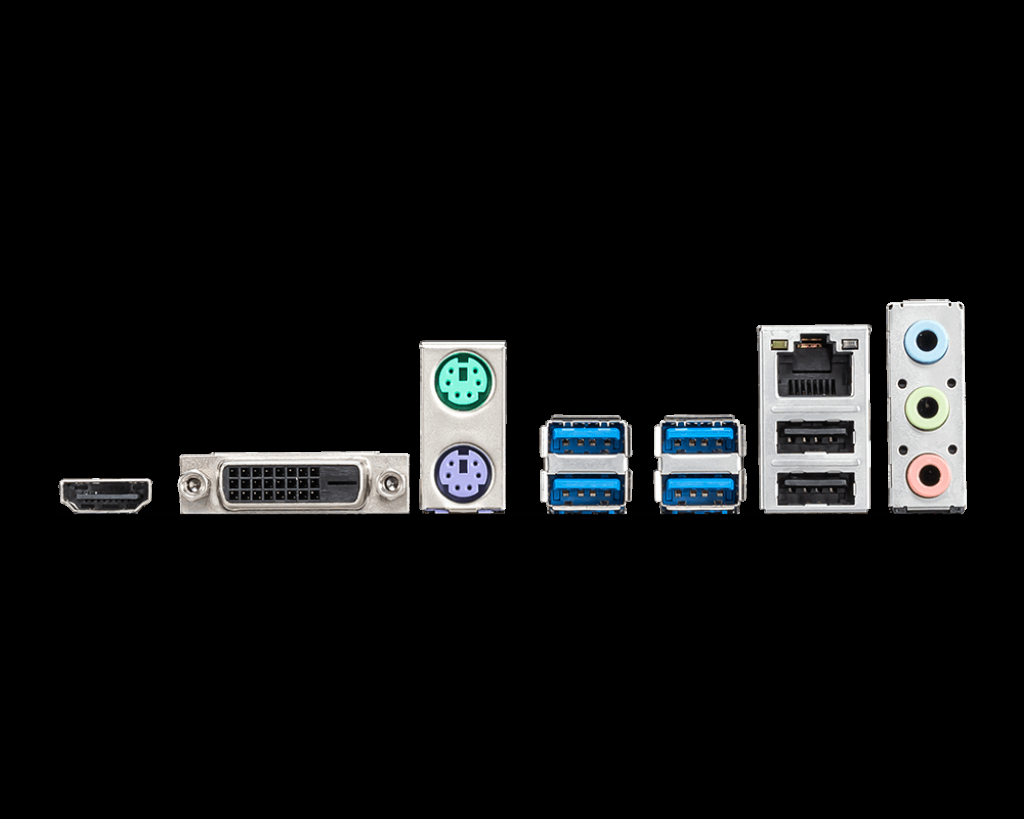
#> input picture IO pics/MSI-A520m.png, 1024 x 819 px
$ python interactive_selector.py
#> lines starting #> are read from the running program, lines starting #| are printed output that depends on the picture; after the words box and inside, x2 and y2 are one past the last pixel; in counts of white or black regions, pixels touching at a corner belong together
#> further down, img is the input picture: shape (819, 1024, 3); mean B, G, R 16.4, 16, 15.1
### port_mask_applicator.py
import cv2
import json
import numpy as np
import os
from pathlib import Path

class PortMaskApplicator:
    """
    Detects ports on motherboard IO panels and applies pre-made cutout masks.

    Directory structure expected:
    templates/
        usb/
            reference.png       # Reference image of the port for detection
        hdmi/
            reference.png
        ...
    cutouts/
        usb.png                # Pre-made cutout mask (white with black port shape)
        hdmi.png
        ...
    """

    # Known physical dimensions (width_mm, height_mm) of what each template depicts.
    # These must match what the template image actually shows (housing, bezel, etc.),
    # not just the bare connector opening.
    PORT_PHYSICAL_DIMENSIONS = {
        'usb': (12.4, 4.5),       # USB Type-A receptacle housing
        'usb_c': (8.9, 3.2),      # USB Type-C receptacle
        'hdmi': (14.0, 4.6),      # HDMI Type-A
        'dp': (16.1, 4.4),        # DisplayPort
        'vga': (30.8, 12.0),      # VGA D-Sub 15 housing
        'dvi': (37.0, 13.0),      # DVI housing
        'ps2': (13.0, 13.0),      # PS/2 circular housing
        'audio': (6.5, 6.5),      # 3.5mm audio jack
        'optical_audio': (8.0, 8.0),  # Optical S/PDIF
        'ethernet': (15.9, 13.1),  # RJ45 jack housing
        'screw': (5.0, 5.0),      # Screw hole
        'wifi': (10.0, 10.0),     # WiFi antenna connector
    }

    def __init__(self, templates_dir="templates", cutouts_dir="cutouts"):
#> called with templates_dir = 'templates', cutouts_dir = 'cutouts'
        self.templates_dir = templates_dir
        self.cutouts_dir = cutouts_dir
        self.port_configs = {}
        self.load_port_configurations()

    def load_port_configurations(self):
        """Load all port templates and their corresponding cutouts.

        Each port type folder can contain multiple template .png files
        (e.g. ethernet.png, ethernet2.png, ethernet_angled.png).
        All will be used during detection to improve matching across
        different manufacturers and angles.
        """
        if not os.path.exists(self.templates_dir):
            print(f"Warning: Templates directory '{self.templates_dir}' not found.")
            return

        if not os.path.exists(self.cutouts_dir):
            print(f"Warning: Cutouts directory '{self.cutouts_dir}' not found.")
            return

        # Port types to look for
        port_types = ['usb', 'vga', 'hdmi', 'dp', 'usb_c', 'dvi', 'ps2',
                     'audio', 'optical_audio', 'ethernet', 'screw', 'wifi']

        # Mapping from port_type to actual template directory name (case-insensitive file systems)
        dir_name_map = {
            'usb_c': 'usb-c',
            'wifi': 'Wi-Fi',
        }

        for port_type in port_types:
            dir_name = dir_name_map.get(port_type, port_type)
            template_dir = os.path.join(self.templates_dir, dir_name)
            cutout_path = os.path.join(self.cutouts_dir, f"{port_type}.png")

            if not os.path.isdir(template_dir) or not os.path.exists(cutout_path):
                continue

            cutout = cv2.imread(cutout_path, cv2.IMREAD_GRAYSCALE)
            if cutout is None:
                continue

            # Load all .png files from the template directory
            templates_gray = []
            for fname in sorted(os.listdir(template_dir)):
                if not fname.lower().endswith('.png'):
                    continue
                tpath = os.path.join(template_dir, fname)
                timg = cv2.imread(tpath)
                if timg is not None:
                    templates_gray.append(cv2.cvtColor(timg, cv2.COLOR_BGR2GRAY))

            if templates_gray:
                self.port_configs[port_type] = {
                    'templates_gray': templates_gray,
                    'cutout': cutout,
                }
                sizes = ", ".join(f"{t.shape[1]}x{t.shape[0]}" for t in templates_gray)
                print(f"Loaded {port_type}: {len(templates_gray)} template(s) [{sizes}], "
                      f"cutout {cutout.shape[1]}x{cutout.shape[0]}")

        if not self.port_configs:
            print("\nNo port configurations loaded!")
            print("Please set up the following directory structure:")
            print("  templates/")
            print("    usb/usb.png, usb2.png, ...")
            print("    hdmi/hdmi.png, hdmi2.png, ...")
            print("    ...")
            print("  cutouts/")
            print("    usb.png")
            print("    hdmi.png")
            print("    ...")

    # [435 lines left out: functions detect_ports, detect_port_in_region, calibrate_from_detections, filter_by_physical_size, _non_max_suppression, _iou and 3 more, not called in this run]


# [10 lines that do not run on import are left out]

### interactive_selector.py
"""
Interactive port selector for Shield-Me.

The user draws rough bounding boxes around ports on the motherboard image
and selects the port type via keyboard shortcut. Template matching runs
within each drawn region to refine the exact position and size.
"""

import cv2
import json
import numpy as np
import os


class InteractivePortSelector:
    """
    OpenCV-based interactive window for marking ports on a motherboard
    IO panel image. Each drawn rectangle is refined via template matching
    within the drawn region.

    Produces detections in the same tuple format as
    PortMaskApplicator.detect_ports():
        (x, y, w, h, scale, port_type, confidence)
    """

    WINDOW_NAME = "Shield-Me: Mark Ports"
    MAX_DISPLAY_WIDTH = 1400
    MAX_DISPLAY_HEIGHT = 900

    KEY_MAP = {
        ord('u'): 'usb',
        ord('c'): 'usb_c',
        ord('h'): 'hdmi',
        ord('d'): 'dp',
        ord('v'): 'vga',
        ord('i'): 'dvi',
        ord('p'): 'ps2',
        ord('a'): 'audio',
        ord('o'): 'optical_audio',
        ord('e'): 'ethernet',
        ord('s'): 'screw',
        ord('w'): 'wifi',
    }

    COLORS = {
        'usb':           (255, 0, 0),
        'vga':           (128, 0, 128),
        'hdmi':          (0, 255, 0),
        'dp':            (0, 165, 255),
        'usb_c':         (255, 255, 0),
        'dvi':           (203, 192, 255),
        'ps2':           (147, 20, 255),
        'audio':         (255, 0, 255),
        'optical_audio': (180, 105, 255),
        'ethernet':      (0, 255, 255),
        'screw':         (0, 128, 128),
        'wifi':          (255, 128, 0),
    }

    def __init__(self, image, applicator, image_name=None, config_dir="saved_configs"):
        """
        Args:
            image: Original BGR image (full resolution).
            applicator: PortMaskApplicator instance (for region-scoped detection).
            image_name: Original image filename (for save/load config matching).
            config_dir: Directory to store/load saved configurations.
        """
#> called with image_name = 'MSI-A520m.png', config_dir = 'saved_configs'
        self._original_image = image
        self._applicator = applicator
        self._image_name = image_name
        self._config_dir = config_dir
        self._detections = []       # final detection tuples (original coords)
        self._is_refined = []       # True if CV-refined, False if fallback
        self._current_port = 'usb'
        self._drawing = False
        self._drag_start = None     # (x, y) in display coords
        self._drag_current = None
        self._show_help = True
        self._cancelled = False
        self._threshold = 0.5

        # Load saved config if available
        self._load_config()

        # Compute display scaling
        orig_h, orig_w = image.shape[:2]
        scale_w = self.MAX_DISPLAY_WIDTH / orig_w
        scale_h = self.MAX_DISPLAY_HEIGHT / orig_h
        self._scale_factor = min(scale_w, scale_h, 1.0)

        disp_w = int(orig_w * self._scale_factor)
        disp_h = int(orig_h * self._scale_factor)
        if self._scale_factor < 1.0:
            self._display_image = cv2.resize(image, (disp_w, disp_h))
        else:
            self._display_image = image.copy()

    # ------------------------------------------------------------------
    # Config save / load
    # ------------------------------------------------------------------

    def _config_path(self):
        """Return the JSON config path for the current image, or None."""
        if not self._image_name:
            return None
        stem = os.path.splitext(self._image_name)[0]
        return os.path.join(self._config_dir, f"{stem}.json")

    def _load_config(self):
        """Load previously saved detections for this image, if any."""
        path = self._config_path()
        if path is None or not os.path.isfile(path):
            return

        try:
            with open(path, "r") as f:
                data = json.load(f)
        except (json.JSONDecodeError, OSError):
            return

        for d in data.get("detections", []):
            det = (d["x"], d["y"], d["w"], d["h"],
                   d["scale"], d["port_type"], d["confidence"])
            self._detections.append(det)
            self._is_refined.append(d.get("is_refined", False))

        if self._detections:
            print(f"  Loaded {len(self._detections)} saved detection(s) from {path}")

    def _save_config(self):
        """Persist current detections to JSON for this image."""
        path = self._config_path()
        if path is None:
            return

        os.makedirs(self._config_dir, exist_ok=True)

        entries = []
        for det, refined in zip(self._detections, self._is_refined):
            x, y, w, h, scale, port_type, confidence = det
            entries.append({
                "x": int(x), "y": int(y), "w": int(w), "h": int(h),
                "scale": float(scale), "port_type": port_type,
                "confidence": float(confidence), "is_refined": refined,
            })

        data = {
            "image_filename": self._image_name,
            "detections": entries,
        }

        with open(path, "w") as f:
            json.dump(data, f, indent=2)

        print(f"  Config saved to {path}")

    def run(self):
        """
        Display the interactive window. Blocks until the user finalizes
        or cancels.

        Returns:
            List of detection tuples in original image coordinates, or
            empty list if cancelled.
        """
        cv2.namedWindow(self.WINDOW_NAME, cv2.WINDOW_AUTOSIZE)
        cv2.setMouseCallback(self.WINDOW_NAME, self._mouse_callback)

        print("\n" + "=" * 70)
        print("INTERACTIVE PORT SELECTOR")
        print("=" * 70)
        print("Select port type with keyboard, then click+drag to mark it.")
        print("[]/[] to adjust CV threshold, [?] for help, [Enter/q] done, [Esc] cancel.\n")

        while True:
            frame = self._render_frame()
            cv2.imshow(self.WINDOW_NAME, frame)

            key = cv2.waitKey(30) & 0xFF

            if key == 13 or key == ord('q'):  # Enter or q
                break
            elif key == 27:  # Escape
                self._cancelled = True
                break
            elif key == ord('z'):
                if self._detections:
                    removed = self._detections.pop()
                    self._is_refined.pop()
                    print(f"  Undo: removed {removed[5]}")
            elif key == ord('?'):
                self._show_help = not self._show_help
            elif key == ord(']'):
                self._threshold = min(0.95, self._threshold + 0.05)
                print(f"  Threshold: {self._threshold:.2f}")
            elif key == ord('['):
                self._threshold = max(0.05, self._threshold - 0.05)
                print(f"  Threshold: {self._threshold:.2f}")
            elif key in self.KEY_MAP:
                self._current_port = self.KEY_MAP[key]
                print(f"  Selected: {self._current_port}")

        cv2.destroyWindow(self.WINDOW_NAME)

        if self._cancelled:
            print("Selection cancelled.")
            return []

        self._save_config()
        print(f"\nFinalized {len(self._detections)} port(s).")
        return list(self._detections)

    # ------------------------------------------------------------------
    # Mouse handling
    # ------------------------------------------------------------------

    # [81 lines left out: functions _mouse_callback, _commit_rectangle, _delete_at, _display_to_original, not called in this run]

    def _original_to_display(self, ox, oy):
        return int(ox * self._scale_factor), int(oy * self._scale_factor)

    # ------------------------------------------------------------------
    # Rendering
    # ------------------------------------------------------------------

    def _render_frame(self):
        frame = self._display_image.copy()

        # Draw committed detections
        for idx, det in enumerate(self._detections):
            x, y, w, h, _, port_type, conf = det
            dx1, dy1 = self._original_to_display(x, y)
            dx2, dy2 = self._original_to_display(x + w, y + h)
            color = self.COLORS.get(port_type, (0, 0, 255))
            refined = self._is_refined[idx]

            if refined:
                cv2.rectangle(frame, (dx1, dy1), (dx2, dy2), color, 2)
            else:
                # Dashed rectangle for fallback detections
                self._draw_dashed_rect(frame, (dx1, dy1), (dx2, dy2), color)

            label = f"{port_type} ({conf:.2f})"
            cv2.putText(frame, label, (dx1, dy1 - 5),
                        cv2.FONT_HERSHEY_SIMPLEX, 0.45, color, 1)

        # Rubber-band rectangle while dragging
        if self._drawing and self._drag_start and self._drag_current:
            color = self.COLORS.get(self._current_port, (0, 0, 255))
            pt1 = (min(self._drag_start[0], self._drag_current[0]),
                    min(self._drag_start[1], self._drag_current[1]))
            pt2 = (max(self._drag_start[0], self._drag_current[0]),
                    max(self._drag_start[1], self._drag_current[1]))
            cv2.rectangle(frame, pt1, pt2, color, 1)

        # Status bar
        self._draw_status_bar(frame)

        # Help overlay
        if self._show_help:
            self._draw_help_overlay(frame)

        return frame

    def _draw_status_bar(self, frame):
        bar_h = 30
        cv2.rectangle(frame, (0, 0), (frame.shape[1], bar_h), (0, 0, 0), -1)
        color = self.COLORS.get(self._current_port, (255, 255, 255))
        text = (f"Port: {self._current_port}  |  "
                f"Thresh: {self._threshold:.2f}  |  "
                f"Placed: {len(self._detections)}  |  "
                f"[RClick] Del  [z] Undo  [?] Help  [Enter/q] Done")
        cv2.putText(frame, text, (10, 20),
                    cv2.FONT_HERSHEY_SIMPLEX, 0.5, color, 1)
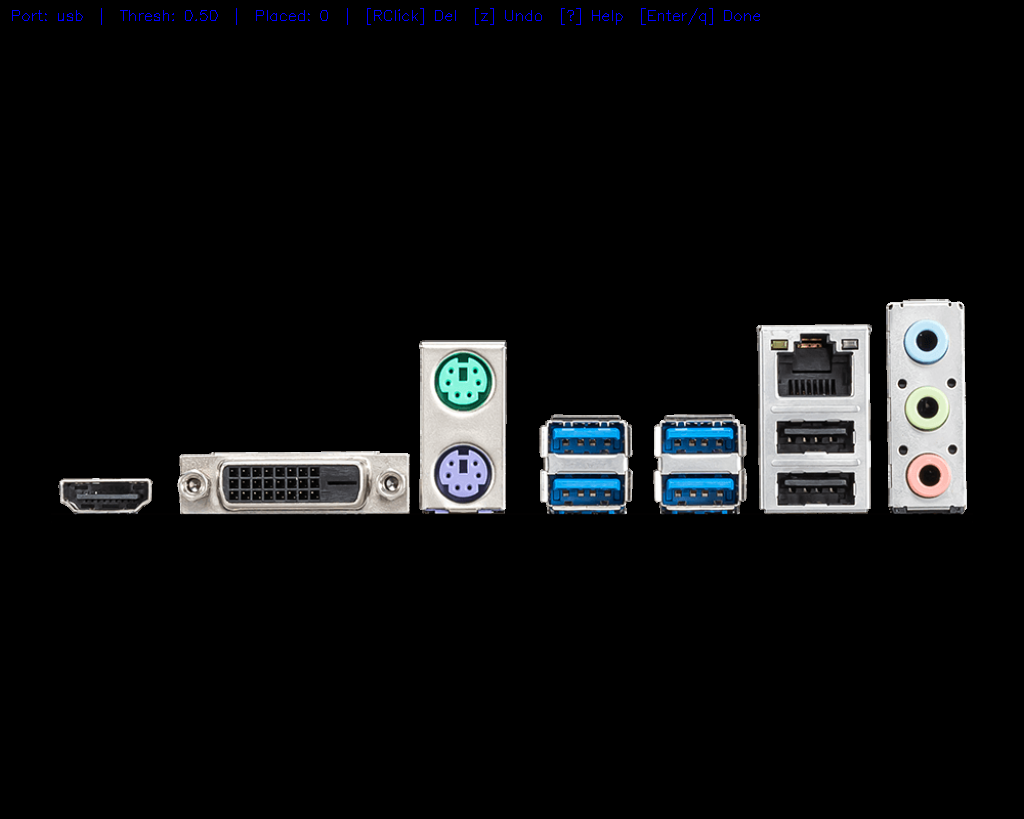
#> frame: shape (819, 1024, 3); 0.16% of pixels changed, all inside (x1, y1, x2, y2) = (12, 8, 760, 25)

    def _draw_help_overlay(self, frame):
        sorted_keys = sorted(self.KEY_MAP.items(), key=lambda kv: kv[1])
        line_h = 20
        col_w = 135
        num_cols = 2
        items_per_col = (len(sorted_keys) + num_cols - 1) // num_cols

        overlay_w = col_w * num_cols + 20
        overlay_h = (items_per_col + 2) * line_h
        x0 = frame.shape[1] - overlay_w - 10
        y0 = 10

        # Clamp to frame
        x0 = max(0, x0)
        y0 = max(0, y0)

        # Semi-transparent background
        x1 = min(x0 + overlay_w, frame.shape[1])
        y1 = min(y0 + overlay_h, frame.shape[0])
        roi = frame[y0:y1, x0:x1]
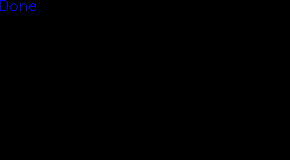
#> roi: shape (160, 290, 3); mean B, G, R 0.5, 0, 0
        dark = np.zeros_like(roi)
        frame[y0:y1, x0:x1] = cv2.addWeighted(roi, 0.3, dark, 0.7, 0)
#> frame: shape (819, 1024, 3); 0.01% of pixels changed, all inside (x1, y1, x2, y2) = (724, 10, 760, 21)
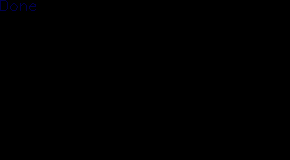
#> roi: shape (160, 290, 3); 0.19% of pixels changed, all inside (x1, y1, x2, y2) = (0, 0, 36, 11)

        # Header
        cv2.putText(frame, "KEYBOARD SHORTCUTS", (x0 + 10, y0 + line_h),
                    cv2.FONT_HERSHEY_SIMPLEX, 0.5, (255, 255, 255), 1)
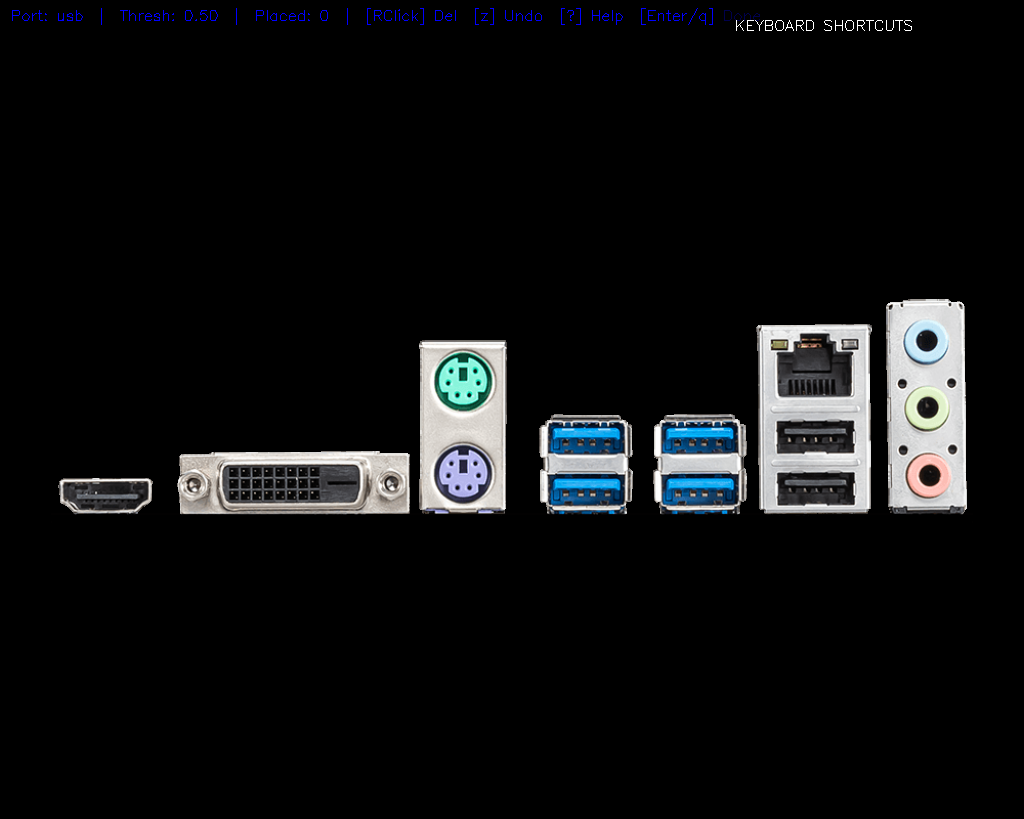
#> frame: shape (819, 1024, 3); mean B, G, R 16.9, 16.1, 15.2

        # Port type lines in columns
        for i, (key_ord, port_type) in enumerate(sorted_keys):
            col = i // items_per_col
            row = i % items_per_col

            x_offset = x0 + 10 + col * col_w
            y_text = y0 + (row + 2) * line_h

            color = self.COLORS.get(port_type, (255, 255, 255))
            # Color swatch
            cv2.rectangle(frame, (x_offset, y_text - 10),
                          (x_offset + 12, y_text), color, -1)
            label = f"[{chr(key_ord)}] {port_type}"
            if port_type == self._current_port:
                label += " <"
            cv2.putText(frame, label, (x_offset + 16, y_text),
                        cv2.FONT_HERSHEY_SIMPLEX, 0.35, (255, 255, 255), 1)
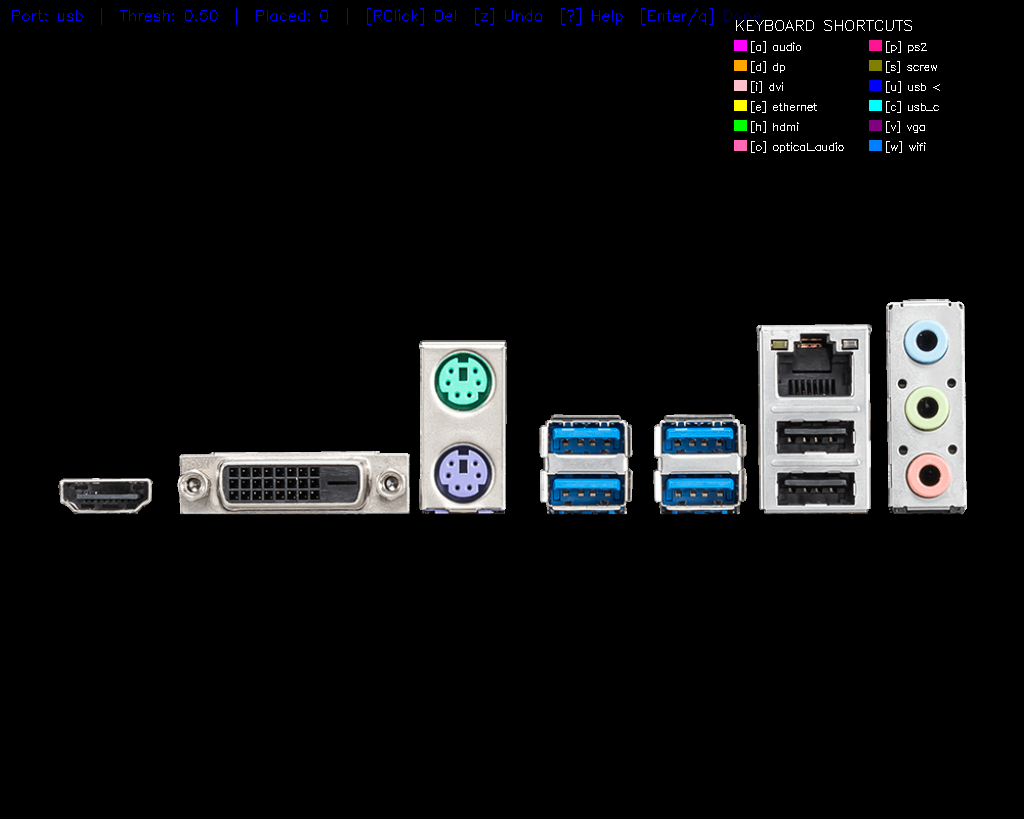
#> frame: shape (819, 1024, 3); 0.38% of pixels changed, all inside (x1, y1, x2, y2) = (734, 40, 940, 153)

    # [31 lines left out: functions _draw_dashed_rect, _draw_dashed_line, not called in this run]


def interactive_detect_ports(image, applicator, image_name=None):
    """
    Drop-in replacement for PortMaskApplicator.detect_ports() that uses
    interactive user selection with CV refinement.

    Args:
        image: BGR image (full resolution)
        applicator: PortMaskApplicator instance
        image_name: Original image filename (for save/load config matching)

    Returns:
        List of (x, y, w, h, scale, port_type, confidence) tuples
    """
    selector = InteractivePortSelector(image, applicator, image_name=image_name)
    return selector.run()
#> (key e is pressed here)
#> in run, `self._current_port = self.KEY_MAP[key]`: self._current_port = 'ethernet'
#|   Selected: ethernet


if __name__ == "__main__":
    import sys
    from port_mask_applicator import PortMaskApplicator

    path = sys.argv[1] if len(sys.argv) > 1 else "IO pics/MSI-A520m.png"
    img = cv2.imread(path)
    if img is None:
        print(f"Could not load: {path}")
        sys.exit(1)

    app = PortMaskApplicator("templates", "cutouts")
    dets = interactive_detect_ports(img, app, image_name=os.path.basename(path))
    print(f"\nDetections ({len(dets)}):")
#| Detections (0):
    for d in dets:
        print(f"  {d[5]}: pos=({d[0]},{d[1]}) size={d[2]}x{d[3]} "
              f"conf={d[6]:.2f}")
#> this loop made 0 passes
